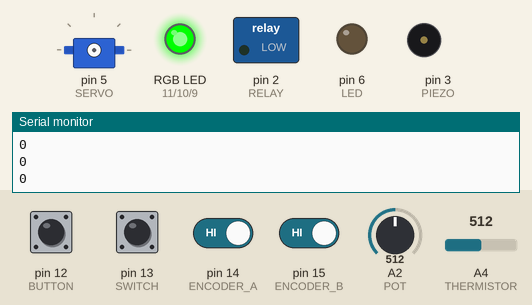
This sketch was run on a simulated Arduino Uno, built with avr-gcc and run on an emulated ATmega328P. On the bench: servo, switched loads named in the sketch (green lamp = pin HIGH), an RGB LED mixed from three pins (HIGH = lit), output pins drawn as LEDs (lit = HIGH), buzzer (waves = sounding), the last lines printed to the serial monitor. The inputs (shaded band) are chosen by the test bench; at power-on: pin 14 (ENCODER_A), pin 15 (ENCODER_B) HIGH, pin 12 (BUTTON), pin 13 (SWITCH) LOW, A4 (THERMISTOR) = 512, A2 (POT) = 512. Dim RGB values are drawn brighter than linear.

Above: at 1.2 s.
1.3 s: pin 13 (SWITCH) pulled HIGH for 1 s
At 3.0 s:
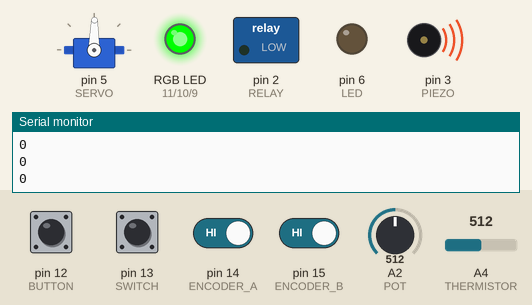
3.8 s: A4 (THERMISTOR) set to 545
5.3 s: A4 (THERMISTOR) set to 556
At 6.5 s:
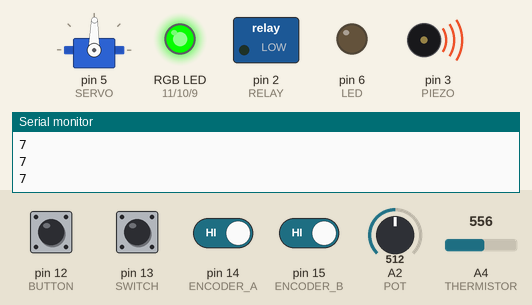
6.8 s: A4 (THERMISTOR) set to 716
At 8.0 s:
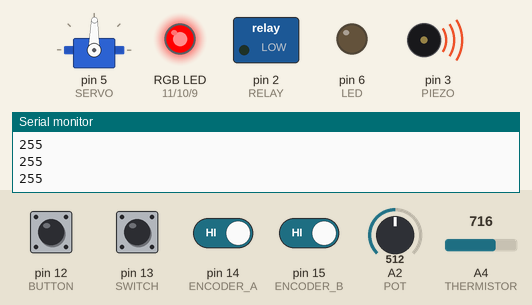
8.3 s: A4 (THERMISTOR) set to 602
9.8 s: A4 (THERMISTOR) set to 582
At 10.7 s:
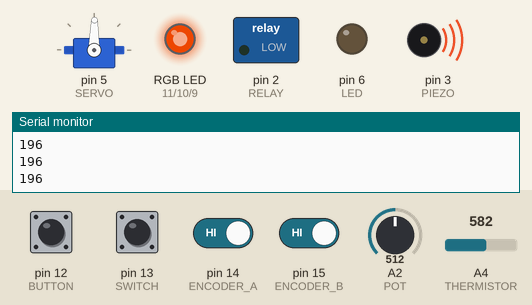
Timing chart, 0 to 12.3 s (numbered marks = the images above; inputs shaded):
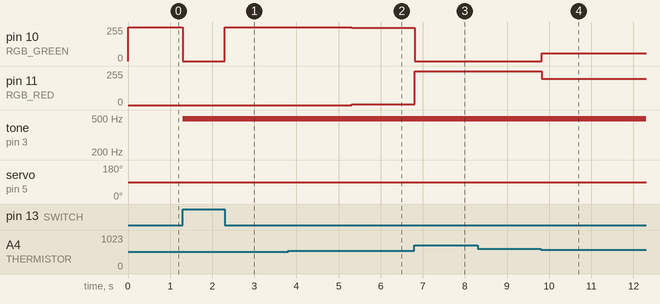

Measured:
- the behaviour switches between 590 and 589 on A4 (THERMISTOR) (found by bisection; images 3 and 4)
- after the input at 1.3 s, pin 10 (RGB_GREEN): 255/255 → 0/255 at once, → 255/255 1.0 s later; tone on pin 3 (PIEZO): silent → 490 Hz at once; servo on pin 5 (SERVO): 90° → 89° after 0.20 s
- after the input at 5.3 s, pin 10 (RGB_GREEN): 255/255 → 248/255 at once; pin 11 (RGB_RED): 0/255 → 7/255 at once
- after the input at 6.8 s, pin 10 (RGB_GREEN): 248/255 → 0/255 at once; pin 11 (RGB_RED): 7/255 → 255/255 at once
- after the input at 9.8 s, pin 10 (RGB_GREEN): 0/255 → 59/255 at once; pin 11 (RGB_RED): 255/255 → 196/255 at once

The sketch:

CodeShield_Demo.ino
```cpp
#include <Servo.h>

/* Rotary encoder read example */
#define ENCODER_A 14
#define ENCODER_B 15
#define ENCODER_PORT PINC
#define SWITCH 13
#define BUTTON 12
#define RGB_RED 11
#define RGB_GREEN 10
#define RGB_BLUE 9
#define LED 6
#define SERVO 5
#define PIEZO 3
#define RELAY 2
#define POT 2
#define HALL 3
#define THERMISTOR 4
#define PHOTOCELL 5

Servo myservo;  // create servo object to control a servo
static uint8_t counter = 1;      //this variable will be changed by encoder input
int switchState = LOW;
int lastRotValue;

void setup()
{
  /* Setup encoder pins as inputs */
  pinMode(ENCODER_A, INPUT);
  digitalWrite(ENCODER_A, HIGH);
  pinMode(ENCODER_B, INPUT);
  digitalWrite(ENCODER_B, HIGH);
  pinMode(SWITCH, INPUT);
  pinMode(BUTTON, INPUT);
  pinMode(RGB_RED, OUTPUT);
  pinMode(RGB_BLUE, OUTPUT);
  pinMode(RGB_GREEN, OUTPUT);
  pinMode(LED, OUTPUT);
  pinMode(PIEZO, OUTPUT);
  pinMode(RELAY, OUTPUT);
 // myservo.attach(SERVO);  // attaches the servo on pin 9 to the servo object
//  switchState = digitalRead(SWITCH);
  Serial.begin (115200);
  Serial.println("Start");
}

void loop()
{
  // Check if switchState has changed
  int switchCurrent = digitalRead(SWITCH);
  if (switchCurrent != switchState) {
    switchState = switchCurrent;
     digitalWrite(RGB_RED, LOW);
     digitalWrite(RGB_BLUE, LOW);
     digitalWrite(RGB_GREEN, LOW);
     if (switchState == HIGH) {
       myservo.attach(SERVO);
     } else {
       myservo.detach();
     }
  }
  // Deal with switch state
  if (switchState == HIGH) {
  // Get encoder State
    int8_t tmpdata;
    tmpdata = read_encoder();
    if( tmpdata ) {
      counter += tmpdata;
    }
    int rotValue = ((counter / 4) % 4) + 1;
    if (rotValue != lastRotValue) {
      lastRotValue = rotValue;
      Serial.println(rotValue);
      doBeep(rotValue);
    }

   // digitalWrite(RGB_RED, HIGH);
    myservo.write(map( analogRead(POT), 0, 1023, 0, 179));                  // sets the servo position according to the scaled value
    digitalWrite(RELAY, digitalRead(BUTTON));
    digitalWrite(RGB_BLUE, digitalRead(BUTTON));
  } else {
    //Serial.print("Hall: ");
    //Serial.println(analogRead(HALL));
    int tVal =  map(analogRead(THERMISTOR), 555, 590, 0, 255);
    //int tVal =  map(analogRead(POT), 0, 1024, 1, 254);
    if (tVal < 1) tVal = 0;
    if (tVal > 255) tVal = 255;
    Serial.println(tVal);  // 545 - 590
    analogWrite(RGB_RED, tVal);
    analogWrite(RGB_GREEN, 255-tVal);    //analogWrite(RGB_RED, 255 - tVal);
    delay(100);
  }
}

/* returns change in encoder state (-1,0,1) */
int8_t read_encoder()
{
  static int8_t enc_states[] = {0,-1,1,0,1,0,0,-1,-1,0,0,1,0,1,-1,0};
  static uint8_t old_AB = 0;
  /**/
  old_AB <<= 2;                   //remember previous state
  old_AB |= ( ENCODER_PORT & 0x03 );  //add current state
  return ( enc_states[( old_AB & 0x0f )]);
}

void doBeep(int beeps)
{
  Serial.println("doBeeps: "+String(beeps));
  for(int i=0; i<beeps; i++) {
    analogWrite(PIEZO, 128);
    delay(100);
    digitalWrite(PIEZO, LOW);
    delay(100);
  }
}
```
